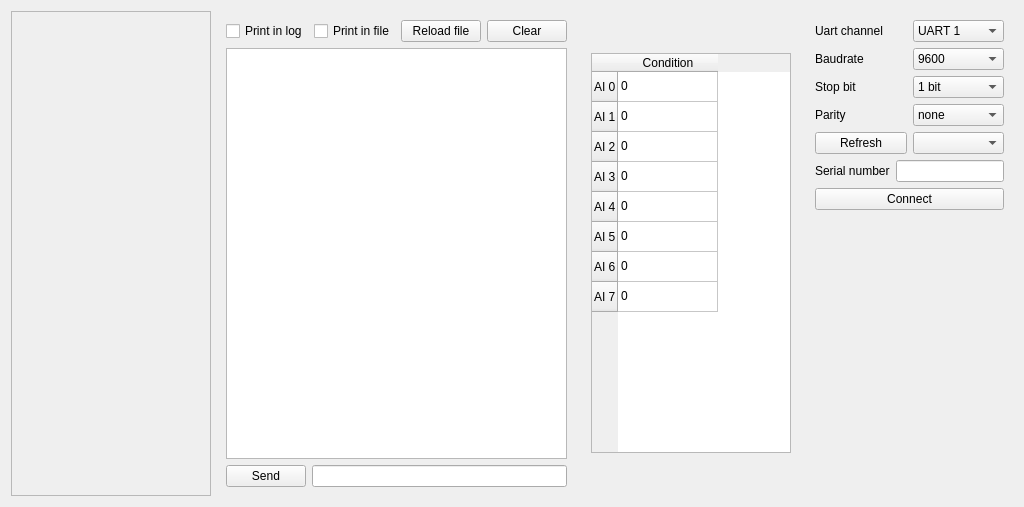
<?xml version="1.0" encoding="UTF-8"?>
<ui version="4.0">
 <class>Form</class>
 <widget class="QWidget" name="Form">
  <property name="geometry">
   <rect>
    <x>0</x>
    <y>0</y>
    <width>1000</width>
    <height>503</height>
   </rect>
  </property>
  <property name="windowTitle">
   <string>Form</string>
  </property>
  <layout class="QHBoxLayout" name="horizontalLayout_10">
   <item>
    <widget class="QScrollArea" name="scroll_area">
     <property name="minimumSize">
      <size>
       <width>200</width>
       <height>400</height>
      </size>
     </property>
     <property name="maximumSize">
      <size>
       <width>300</width>
       <height>16777215</height>
      </size>
     </property>
     <property name="widgetResizable">
      <bool>true</bool>
     </property>
     <widget class="QWidget" name="scrollAreaWidgetContents">
      <property name="geometry">
       <rect>
        <x>0</x>
        <y>0</y>
        <width>198</width>
        <height>483</height>
       </rect>
      </property>
      <layout class="QVBoxLayout" name="verticalLayout_4">
       <item>
        <layout class="QVBoxLayout" name="vbox"/>
       </item>
      </layout>
     </widget>
    </widget>
   </item>
   <item>
    <widget class="QWidget" name="widget_2" native="true">
     <layout class="QHBoxLayout" name="horizontalLayout_9">
      <item>
       <layout class="QVBoxLayout" name="verticalLayout">
        <item>
         <layout class="QHBoxLayout" name="horizontalLayout_4">
          <item>
           <widget class="QCheckBox" name="print_in_browser_checkbox">
            <property name="text">
             <string>Print in log</string>
            </property>
           </widget>
          </item>
          <item>
           <widget class="QCheckBox" name="print_in_file_checkbox">
            <property name="text">
             <string>Print in file</string>
            </property>
           </widget>
          </item>
          <item>
           <widget class="QPushButton" name="reload_file_button">
            <property name="text">
             <string>Reload file</string>
            </property>
           </widget>
          </item>
          <item>
           <widget class="QPushButton" name="clear_browser_button">
            <property name="text">
             <string>Clear</string>
            </property>
           </widget>
          </item>
         </layout>
        </item>
        <item>
         <widget class="QTextBrowser" name="log_browser"/>
        </item>
        <item>
         <layout class="QHBoxLayout" name="horizontalLayout">
          <item>
           <widget class="QPushButton" name="send_in_uart_button">
            <property name="text">
             <string>Send</string>
            </property>
           </widget>
          </item>
          <item>
           <widget class="QLineEdit" name="send_in_uart_line_edit"/>
          </item>
         </layout>
        </item>
       </layout>
      </item>
     </layout>
    </widget>
   </item>
   <item>
    <widget class="QWidget" name="widget" native="true">
     <property name="sizePolicy">
      <sizepolicy hsizetype="Fixed" vsizetype="Preferred">
       <horstretch>0</horstretch>
       <verstretch>0</verstretch>
      </sizepolicy>
     </property>
     <property name="minimumSize">
      <size>
       <width>0</width>
       <height>485</height>
      </size>
     </property>
     <property name="maximumSize">
      <size>
       <width>350</width>
       <height>485</height>
      </size>
     </property>
     <layout class="QHBoxLayout" name="horizontalLayout_8">
      <item>
       <widget class="QTableWidget" name="analog_inputs_table">
        <property name="maximumSize">
         <size>
          <width>200</width>
          <height>400</height>
         </size>
        </property>
        <row>
         <property name="text">
          <string>AI 0</string>
         </property>
        </row>
        <row>
         <property name="text">
          <string>AI 1</string>
         </property>
        </row>
        <row>
         <property name="text">
          <string>AI 2</string>
         </property>
        </row>
        <row>
         <property name="text">
          <string>AI 3</string>
         </property>
        </row>
        <row>
         <property name="text">
          <string>AI 4</string>
         </property>
        </row>
        <row>
         <property name="text">
          <string>AI 5</string>
         </property>
        </row>
        <row>
         <property name="text">
          <string>AI 6</string>
         </property>
        </row>
        <row>
         <property name="text">
          <string>AI 7</string>
         </property>
        </row>
        <column>
         <property name="text">
          <string>Condition</string>
         </property>
        </column>
        <item row="0" column="0">
         <property name="text">
          <string>0</string>
         </property>
        </item>
        <item row="1" column="0">
         <property name="text">
          <string>0</string>
         </property>
        </item>
        <item row="2" column="0">
         <property name="text">
          <string>0</string>
         </property>
        </item>
        <item row="3" column="0">
         <property name="text">
          <string>0</string>
         </property>
        </item>
        <item row="4" column="0">
         <property name="text">
          <string>0</string>
         </property>
        </item>
        <item row="5" column="0">
         <property name="text">
          <string>0</string>
         </property>
        </item>
        <item row="6" column="0">
         <property name="text">
          <string>0</string>
         </property>
        </item>
        <item row="7" column="0">
         <property name="text">
          <string>0</string>
         </property>
        </item>
       </widget>
      </item>
     </layout>
    </widget>
   </item>
   <item>
    <widget class="QWidget" name="widget_3" native="true">
     <property name="sizePolicy">
      <sizepolicy hsizetype="Minimum" vsizetype="Preferred">
       <horstretch>0</horstretch>
       <verstretch>0</verstretch>
      </sizepolicy>
     </property>
     <property name="maximumSize">
      <size>
       <width>300</width>
       <height>16777215</height>
      </size>
     </property>
     <layout class="QVBoxLayout" name="verticalLayout_3">
      <item>
       <layout class="QVBoxLayout" name="verticalLayout_2">
        <item>
         <layout class="QHBoxLayout" name="horizontalLayout_15">
          <item>
           <widget class="QLabel" name="label_13">
            <property name="text">
             <string>Uart channel</string>
            </property>
           </widget>
          </item>
          <item>
           <widget class="QComboBox" name="uart_ch_combobox">
            <item>
             <property name="text">
              <string>UART 1</string>
             </property>
            </item>
            <item>
             <property name="text">
              <string>UART 2</string>
             </property>
            </item>
           </widget>
          </item>
         </layout>
        </item>
        <item>
         <layout class="QHBoxLayout" name="horizontalLayout_3">
          <item>
           <widget class="QLabel" name="label">
            <property name="text">
             <string>Baudrate</string>
            </property>
           </widget>
          </item>
          <item>
           <widget class="QComboBox" name="uart_baudrate_combobox">
            <item>
             <property name="text">
              <string>9600</string>
             </property>
            </item>
            <item>
             <property name="text">
              <string>115200</string>
             </property>
            </item>
           </widget>
          </item>
         </layout>
        </item>
        <item>
         <layout class="QHBoxLayout" name="horizontalLayout_5">
          <item>
           <widget class="QLabel" name="label_11">
            <property name="text">
             <string>Stop bit</string>
            </property>
           </widget>
          </item>
          <item>
           <widget class="QComboBox" name="uart_stop_bit_combobox">
            <item>
             <property name="text">
              <string>1 bit</string>
             </property>
            </item>
            <item>
             <property name="text">
              <string>1.5 bit</string>
             </property>
            </item>
            <item>
             <property name="text">
              <string>2 bit</string>
             </property>
            </item>
           </widget>
          </item>
         </layout>
        </item>
        <item>
         <layout class="QHBoxLayout" name="horizontalLayout_6">
          <item>
           <widget class="QLabel" name="label_12">
            <property name="text">
             <string>Parity</string>
            </property>
           </widget>
          </item>
          <item>
           <widget class="QComboBox" name="uart_parity_combobox">
            <item>
             <property name="text">
              <string>none</string>
             </property>
            </item>
            <item>
             <property name="text">
              <string>odd</string>
             </property>
            </item>
            <item>
             <property name="text">
              <string>even</string>
             </property>
            </item>
           </widget>
          </item>
         </layout>
        </item>
        <item>
         <layout class="QHBoxLayout" name="horizontalLayout_7">
          <item>
           <widget class="QPushButton" name="uart_serial_num_refresh_button">
            <property name="text">
             <string>Refresh</string>
            </property>
           </widget>
          </item>
          <item>
           <widget class="QComboBox" name="uart_serial_num_combobox"/>
          </item>
         </layout>
        </item>
        <item>
         <layout class="QHBoxLayout" name="horizontalLayout_2">
          <item>
           <widget class="QLabel" name="label_2">
            <property name="text">
             <string>Serial number</string>
            </property>
           </widget>
          </item>
          <item>
           <widget class="QLineEdit" name="uart_serial_num_line_edit"/>
          </item>
         </layout>
        </item>
        <item>
         <widget class="QPushButton" name="uart_connect_button">
          <property name="text">
           <string>Connect</string>
          </property>
         </widget>
        </item>
        <item>
         <spacer name="verticalSpacer">
          <property name="orientation">
           <enum>Qt::Vertical</enum>
          </property>
          <property name="sizeHint" stdset="0">
           <size>
            <width>20</width>
            <height>40</height>
           </size>
          </property>
         </spacer>
        </item>
       </layout>
      </item>
     </layout>
    </widget>
   </item>
  </layout>
 </widget>
 <resources/>
 <connections/>
</ui>
